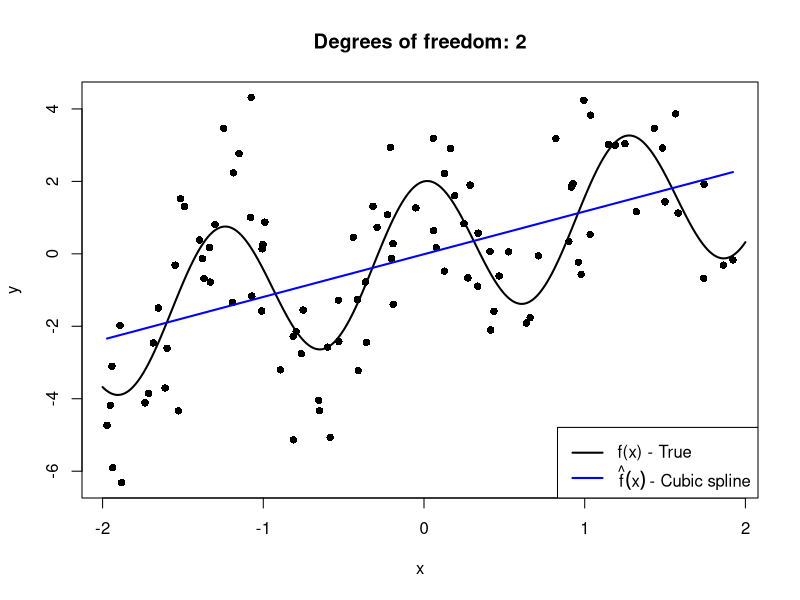
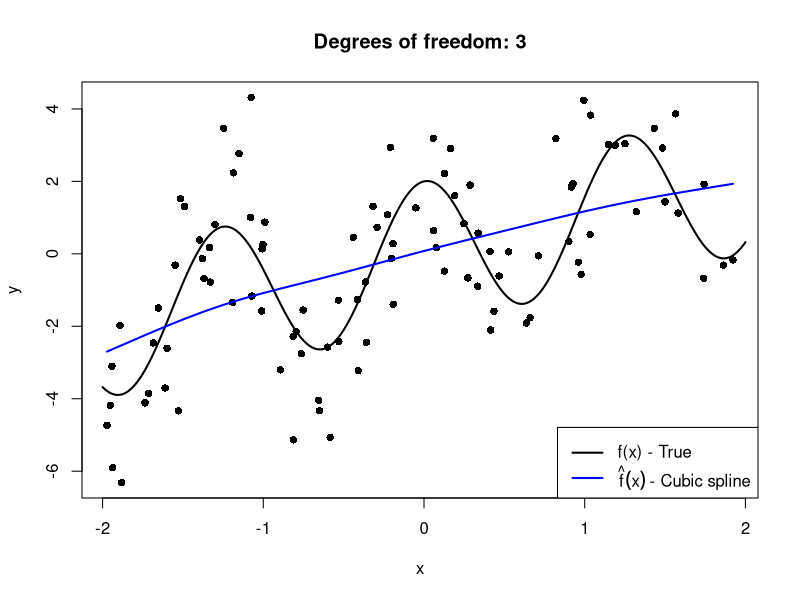
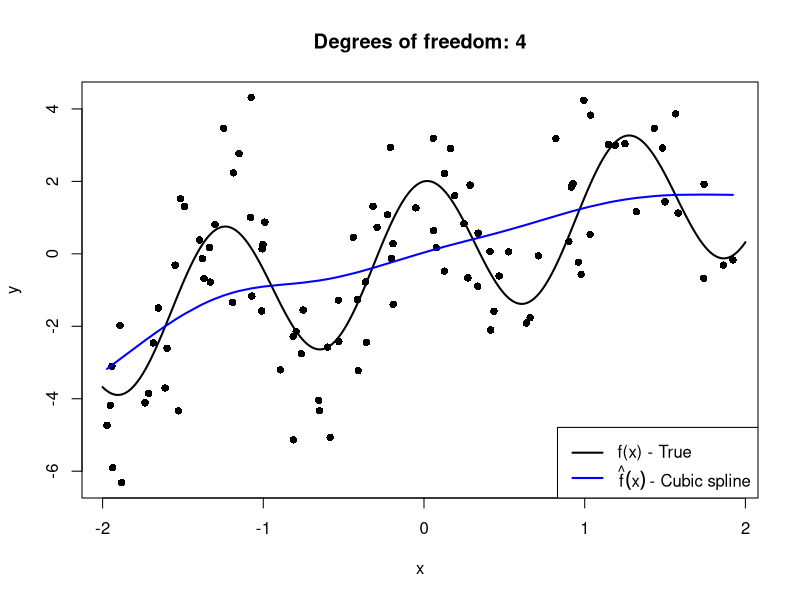
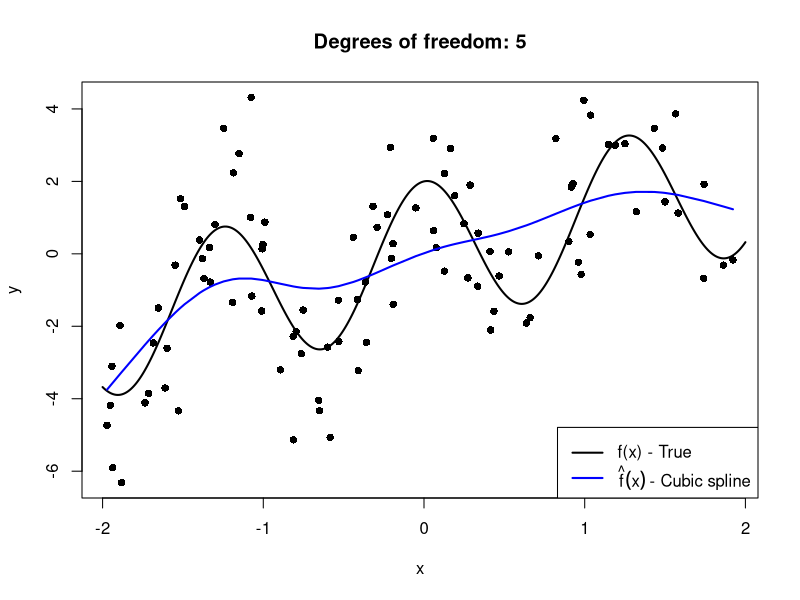
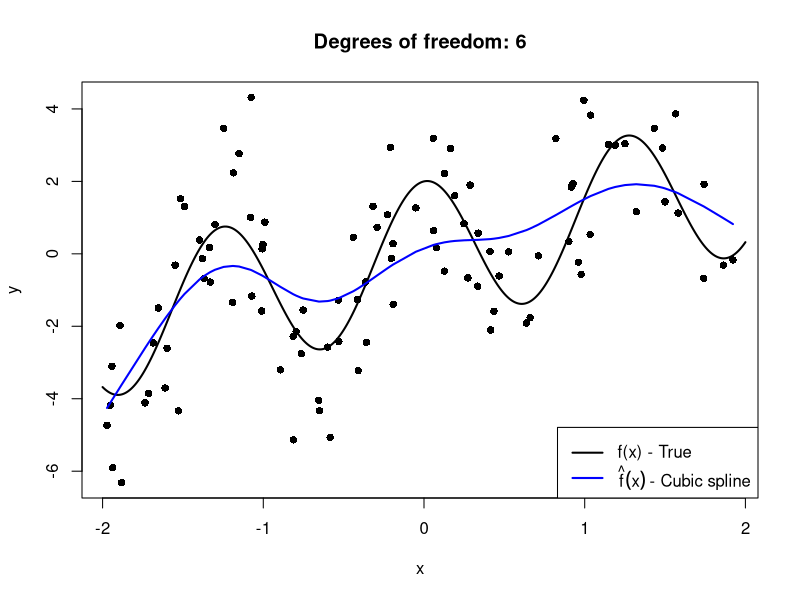
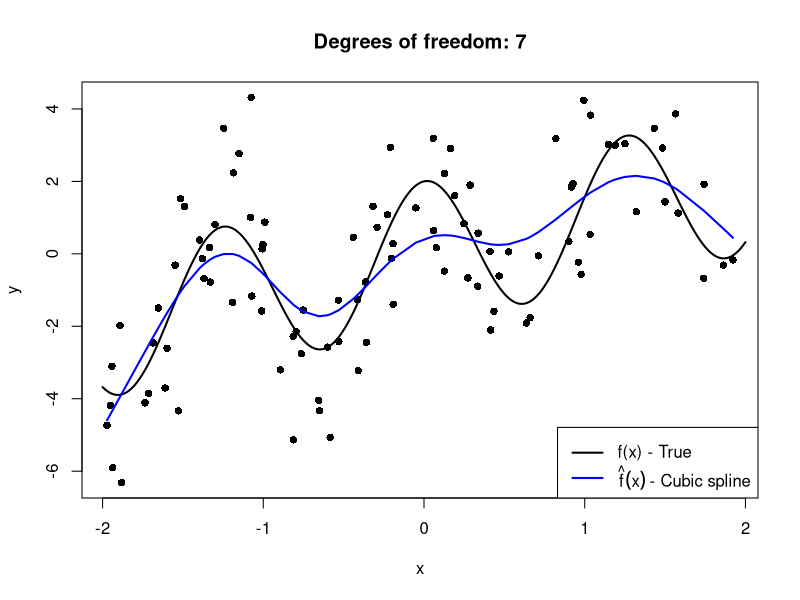
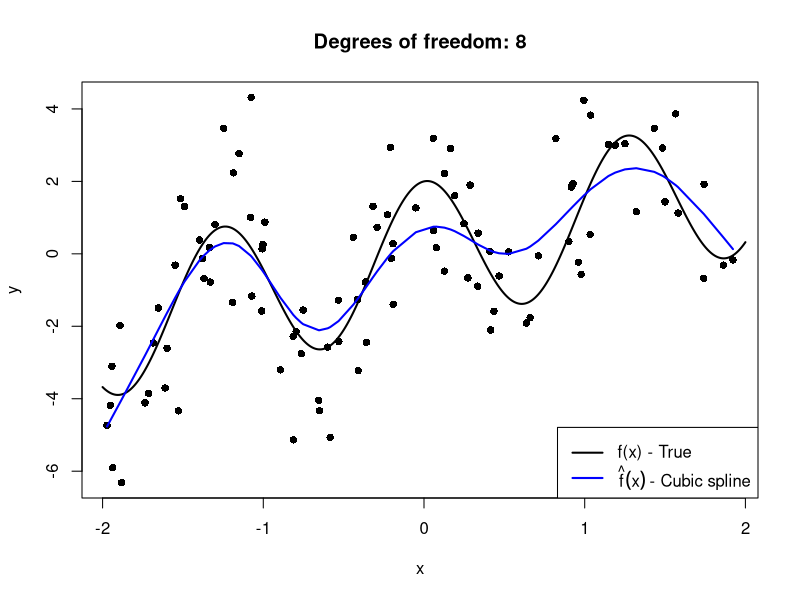
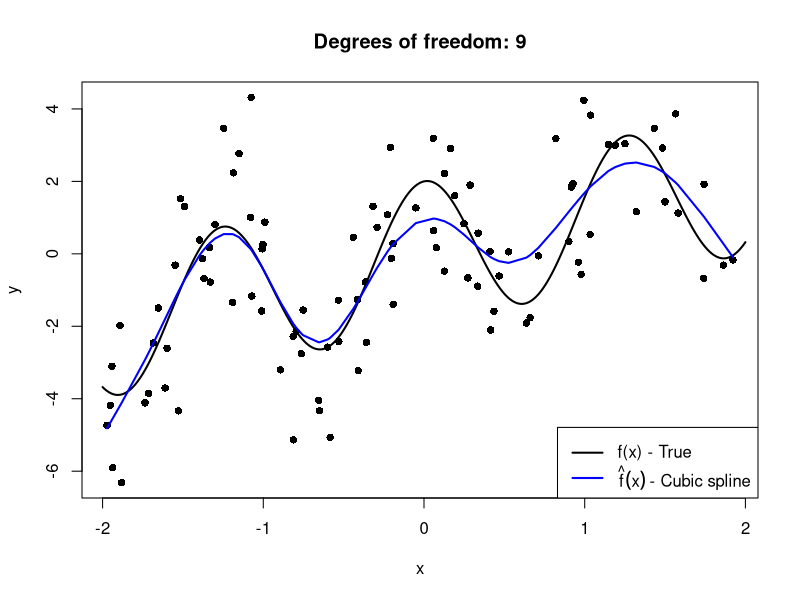

Generate these figures, in order, with R:
## ---- chunk 1
set.seed(4026)

#Simulated data
x <- runif(100, -2, 2)
y <- x + 2*cos(5*x) + rnorm(100, sd = sqrt(2))

#The true function
xx <- seq(-2, 2, length.out = 1000)
f <- xx + 2*cos(5*xx)

#Fit cubic splines with increasing degrees of freedom
for(dof in 2:50){
  fhat <- smooth.spline(x, y, df = dof)
  plot(x, y, pch = 16)
  lines(xx, f, 'l', lwd = 2)
  lines(fhat, col = 'blue', lwd = 2)
  title(main = paste('Degrees of freedom:', dof))
  legend('bottomright', c('f(x) - True', expression(hat(f)(x) ~ '- Cubic spline')), 
         col = c('black', 'blue'), lty = 1, lwd = 2)
}
## ---- chunk 2
set.seed(1)

n <- 100          #Sample size
num_sims <- 1000  #Number of iterations (could be parallelised)
dofs <- 2:25      #Model complexities
var_eps <- 2      #Var(epsilon): The irreducible error

pred_mat <- matrix(nrow = num_sims, ncol = n) #To store each set of predictions
mses <- vector(length = num_sims)             #Also want to track the testing MSEs
red_err <- vector(length = num_sims)          #As well as the reducible error

#Herein we will capture the deconstructed components for each model
results <- data.frame(Var = NA, Bias2 = NA, Red_err = NA, MSE = NA)

#Testing data
x_test <- runif(n, -2, 2)
f_test <- x_test + 2*cos(5*x_test) #This is the part we don't know outside sims!!

d <- 0 #To keep track of dof iterations, whilst easily changing the range above

for(dof in dofs) { #Repeat over all model complexities
  d <- d+1
  for(iter in 1:num_sims){ 
    
    #Training data
    x_train <- runif(n, -2, 2)
    y_train <- x_train + 2*cos(5*x_train) + rnorm(n, sd = sqrt(var_eps))

    #Add the noise
    y_test <- f_test + rnorm(n, sd = sqrt(var_eps))
    
    #Fit cubic spline
    spline_mod <- smooth.spline(x_train, y_train, df = dof)
    
    #Predict on OOS data
    yhat <- predict(spline_mod, x_test)$y
    
    #And store
    pred_mat[iter, ] <- yhat
    red_err[iter] <- mean((f_test - yhat)^2)
    mses[iter] <- mean((y_test - yhat)^2)
  }
  
  var_fhat <- mean(apply(pred_mat, 2, var))           #E[\hat{f} - E(\hat{f})]^2
  bias2_fhat <- mean((colMeans(pred_mat) - f_test)^2) #E[E(\hat{f}) - f]^2
  reducible <- mean(red_err)                          #E[f - \hat{f}]^2
  MSE <- mean(mses)                                   #E[y_0 - \hat{f}]^2
  
  results[d, ] <- c(var_fhat, bias2_fhat, reducible, MSE)
}

#Plot the results
plot(dofs, results$MSE, 'l', col = 'darkred', lwd = 2,
     xlab = 'Model complexity', ylab = '', ylim = c(0, max(results)))
lines(dofs, results$Bias2, 'l', col = 'lightblue', lwd = 2)
lines(dofs, results$Var, 'l', col = 'orange', lwd = 2)
lines(dofs, results$Red_err, 'l', lty = 2, lwd = 2)
legend('topright', 
       c('MSE', expression(Bias^2 ~ (hat(f))), expression(Var(hat(f))), 'Reducible Error'), 
       col = c('darkred', 'lightblue', 'orange', 'black'), lty = c(rep(1, 3), 2), lwd = 2)

abline(v = dofs[which.min(results$MSE)], lty = 3) #Complexity minimising MSE
abline(h = var_eps, lty = 3)                      #MSE lower bound
## ---- chunk 3
#Is reducible error = var(fhat) + bias^2(fhat)?
ifelse(isTRUE(all.equal(results$Red_err, 
                        results$Var + results$Bias2, 
                        tolerance = 0.001)),
       'Happy days! :D', 
       'Haibo...')

#Is Test MSE = var(fhat) + bias^2(fhat) + var(eps)?
ifelse(isTRUE(all.equal(results$MSE, 
                        results$Var + results$Bias2 + var_eps, 
                        tolerance = 0.01)),
       'Happy days! :D', 
       'Haibo...')
